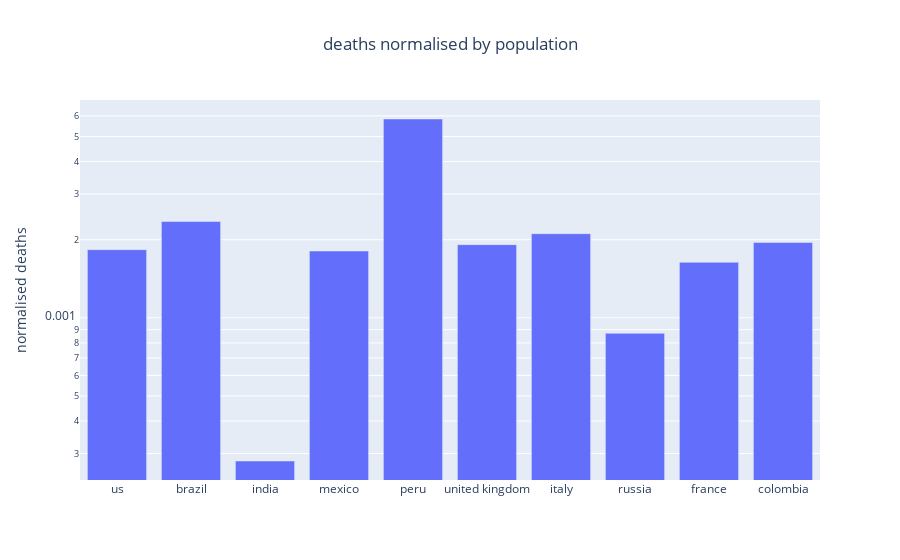

The code cell stored with this chart in its notebook:
### Code cell
countries = df_deaths_sum.index
cumulative = df_deaths_sum.iloc[:,-2]
population = df_deaths_sum.population
fig = go.Figure(data=[
    go.Bar(name='Normalized', x=countries, y=cumulative/population)
])
# Change the bar mode
fig.update_layout(barmode='group')
fig.update_yaxes(type='log')

fig.update_layout(title="deaths normalised by population",
                title_x=0.5,
                  yaxis_title="normalised deaths")
fig.show()

### Figure 1 — Plotly figure (JSON) as saved in the notebook; plotly's stock layout.template omitted (floating-point values rounded to 4 significant figures)
{"data": [{"name": "Normalized", "type": "bar", "x": ["us", "brazil", "india", "mexico", "peru", "united kingdom", "italy", "russia", "france", "colombia"], "y": [0.001831, 0.00235, 0.0002807, 0.001809, 0.005837, 0.001914, 0.002109, 0.0008715, 0.001637, 0.00195]}], "layout": {"barmode": "group", "title": {"text": "deaths normalised by population", "x": 0.5}, "yaxis": {"title": {"text": "normalised deaths"}, "type": "log"}}}
